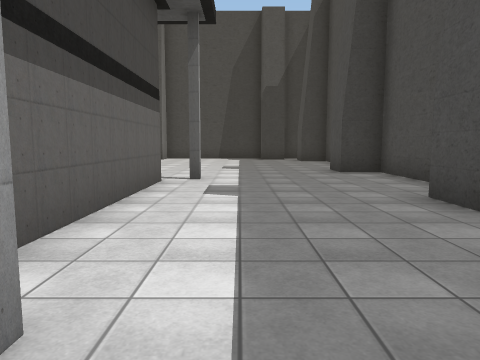
View 1 (above)

21 first-person views from a walk through a 3-D level made in the Unity game engine. The camera is 1.4 m above the floor, tilts 6° down and sees 70° across. The floor is counted in squares, 2 m on a side. Each view is taken from the middle of a square. On the plan, view 1 faces up. The plan holds only what a view shows up to about 11 squares ahead; the rest is blank. The place goes on beyond the plan. The player character is not drawn. Some surface patterns are stand-ins.

View 2
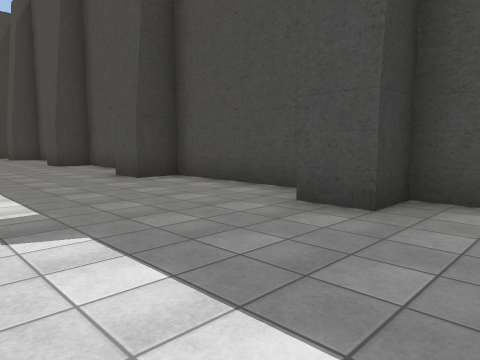

View 3
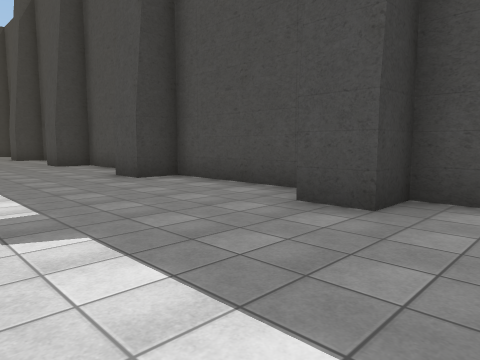

View 4
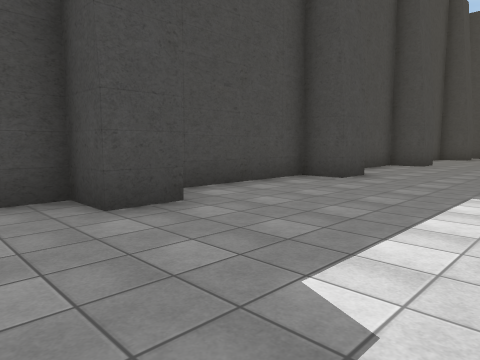

View 5
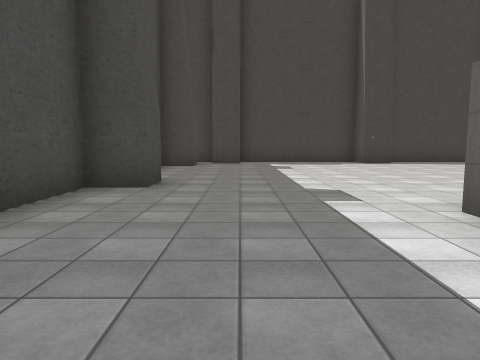

View 6
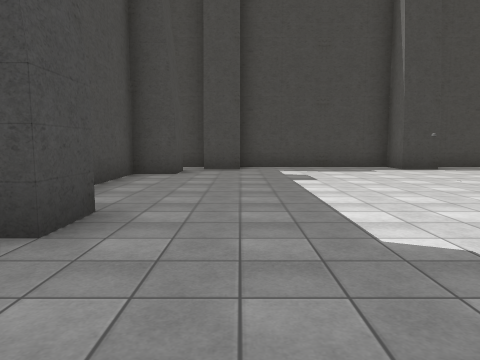

View 7
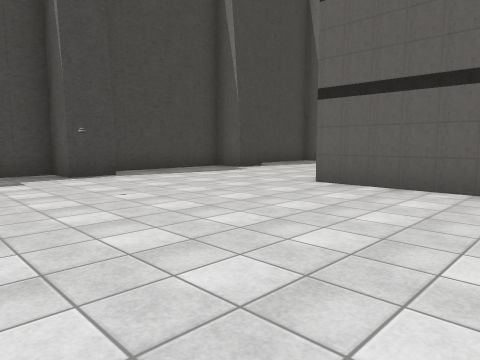

View 8
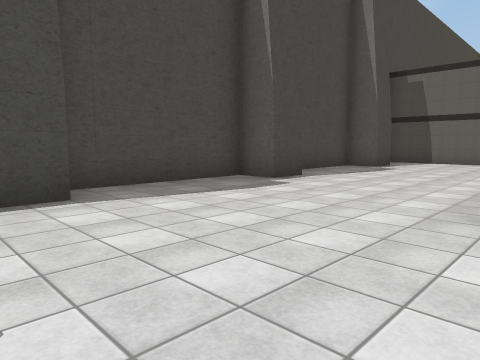

View 9
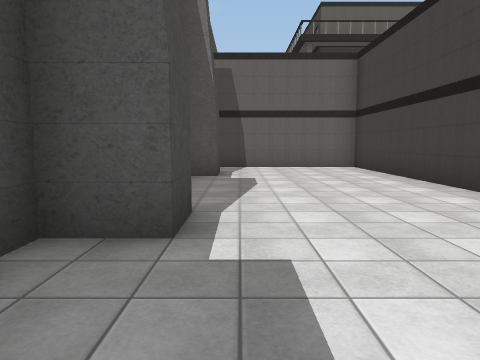

View 10
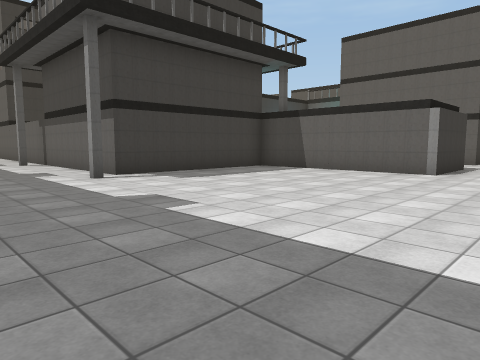

View 11
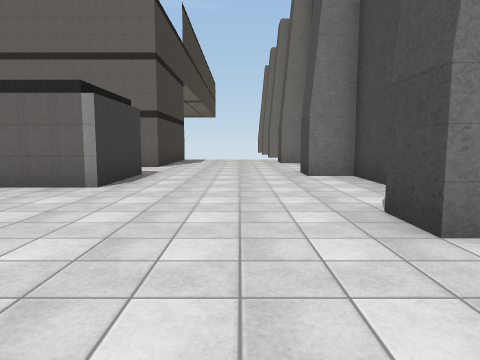

View 12
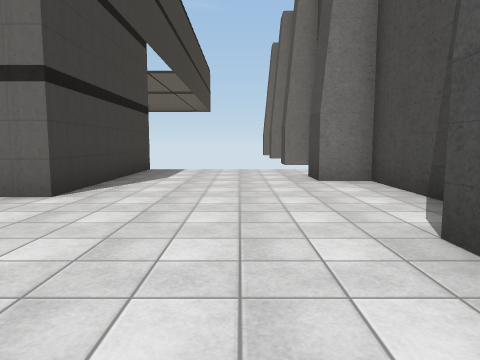

View 13
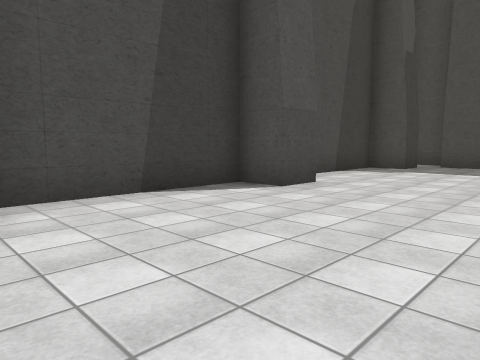

View 14
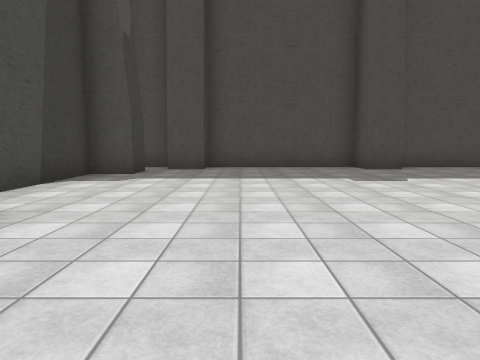

View 15
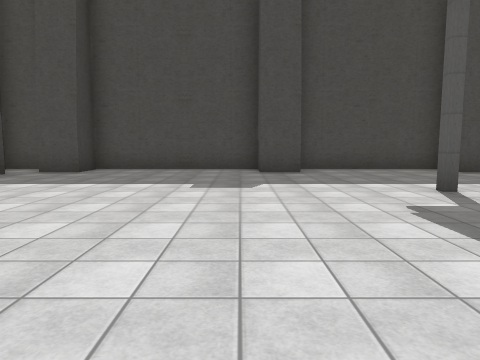

View 16
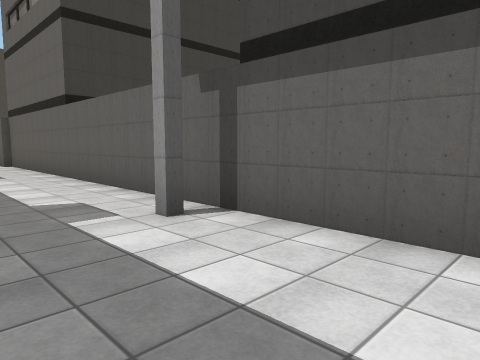

View 17
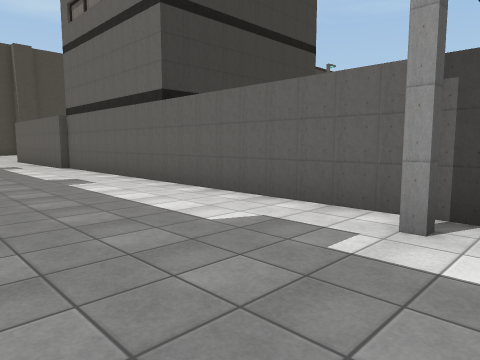

View 18
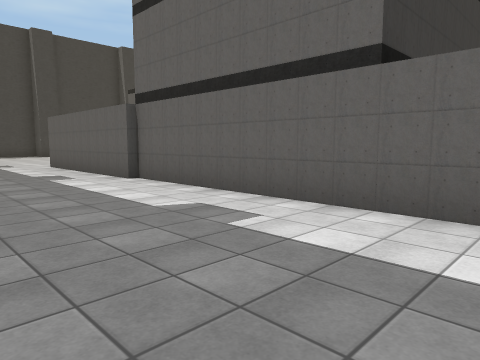

View 19
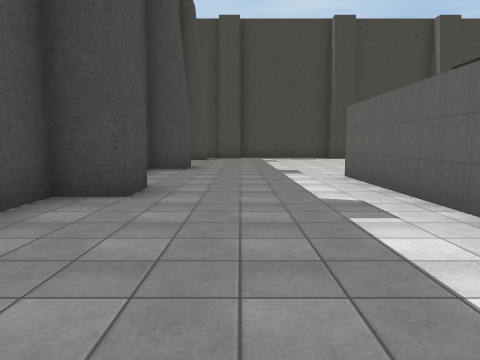

View 20
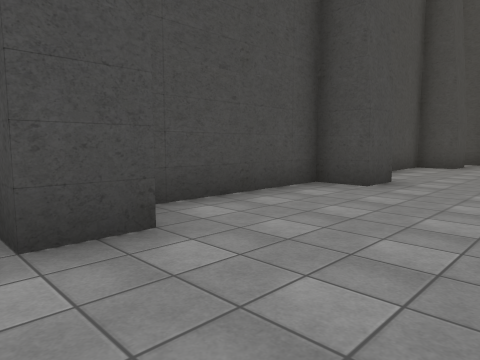

View 21
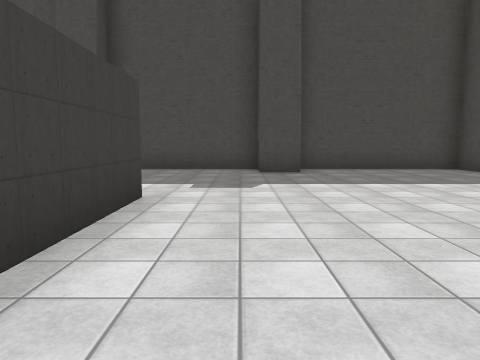

### Floor plan
Points are (right, up) in squares from view 1. A wall is a line through its corners. A room is listed if a view was taken in it or the views show most of it. See-through windows are left out.
Room 1 (views 1, 2, 3, 4, 5, 6, 7, 8, 9, 16, 17, 18, 19, 20, 21)
walls: (2.5, -16.5) (2.5, -15.5) (3.5, -15.5) (3.5, -12); (2.5, -11.5) (2.5, -10.5) (3.5, -10.5) (3.5, -6.5) (2.5, -6.5) (2.5, -5.5) (3.5, -5.5) (3.5, -1.5) (2.5, -1.5) (2.5, -0.4); (-1.3, -8.4) (-1.3, -13.7) (-4.2, -13.7); (-4.6, -22.5) (-3.5, -22.5) (-3.5, -23.5) (1, -23.5); (1, -22.5) (2, -22.5); (2.5, -22) (2.5, -21) (3.5, -21) (3.5, -16.6); (-11.5, -18.5) (-16.5, -18.5) (-16.5, -22.6); (2, -23.5) (2.7, -23.5); (-9.5, -22.5) (-8.5, -22.5) (-8.5, -23.5) (-4.8, -23.5); (-13.3, -23.5) (-10.9, -23.5); (-14.4, -22.5) (-13.5, -22.5) (-13.5, -23.3); (3.5, 0.1) (3.5, 3.5) (2.5, 3.5) (2.5, 4.6); (-1.5, 5.5) (-1.5, -8.5); (3.5, 4.5) (3.5, 5.5)
ways out: opening at (1.5, 5) to room 2
Room 2 (views 10, 11, 12, 13, 14, 15)
walls: (-3.5, 15.5) (-4.5, 15.5) (-4.5, 16.5) (-8.5, 16.5) (-8.5, 15.5) (-9.6, 15.5); (-9, 11.7) (-6.5, 11.7) (-6.5, 6.9); (-6.2, 6.5) (-1.5, 6.5) (-1.5, 5.5); (-11.1, 16.5) (-13.5, 16.5) (-13.5, 15.5) (-14.5, 15.5); (2, 15.5) (1, 15.5) (1, 16.5) (-2.1, 16.5); (3.5, 15.1) (3.5, 16.5); (3.5, 5.5) (3.5, 8.5) (2.5, 8.5) (2.5, 9.5) (3.5, 9.5) (3.5, 14) (2.5, 14) (2.5, 15.1); (-16.5, 11.5) (-11.5, 11.5)
ways out: opening at (1.5, 5) to room 1; opening at (-10.5, 10.5)

Where each view was taken, in squares from view 1:
view 1: 0 up, 0 right, facing up
view 2: 3 down, 1 left, facing up-right
view 3: 8 down, 1 left, facing up-right
view 4: 4 down, 1 left, facing down-right
view 5: 10 down, 1 right, facing down
view 6: 13 down, 1 right, facing down
view 7: 15 down, 1 left, facing down-left
view 8: 18 down, 3 left, facing down-left
view 9: 22 down, 6 left, facing left
view 10: 14 up, 2 right, facing down-left
view 11: 14 up, 1 left, facing left
view 12: 14 up, 7 left, facing left
view 13: 12 up, 9 left, facing up-right
view 14: 13 up, 7 left, facing right
view 15: 10 up, 6 left, facing right
view 16: 4 up, 1 right, facing down-left
view 17: 2 up, 2 right, facing down-left
view 18: 2 down, 2 right, facing down-left
view 19: 6 down, 1 right, facing down
view 20: 10 down, 0 right, facing down-right
view 21: 15 down, 6 left, facing right
